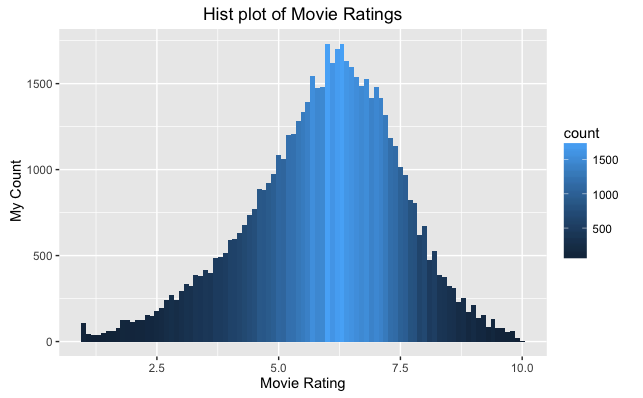

This chart was generated by the following R code:
library(ggplot2)
library(ggplot2movies)

#Data & Aesthetics
pl <- ggplot(movies, aes(x=rating))

#Geometry layer
pl2 <- pl + geom_histogram(binwidth=0.1, aes(fill=..count..))

#adding labels - facets layer
pl3  <- pl2 + xlab('Movie Rating') + ylab(' My Count')

print(pl3 + ggtitle("Hist plot of Movie Ratings"))
